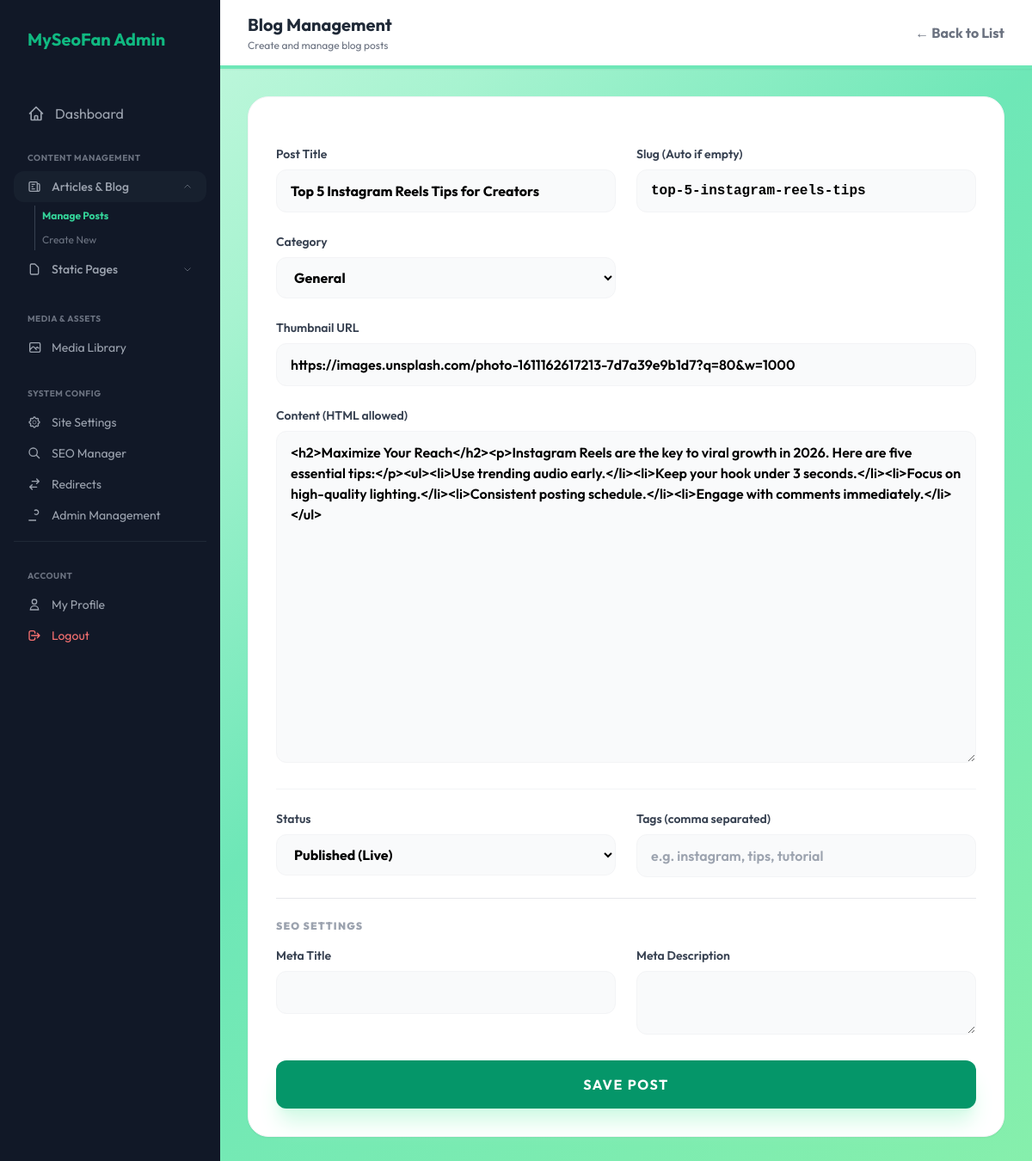
Page /admin/blog.php?action=edit&id=1 (signed in) on the earlier database version.
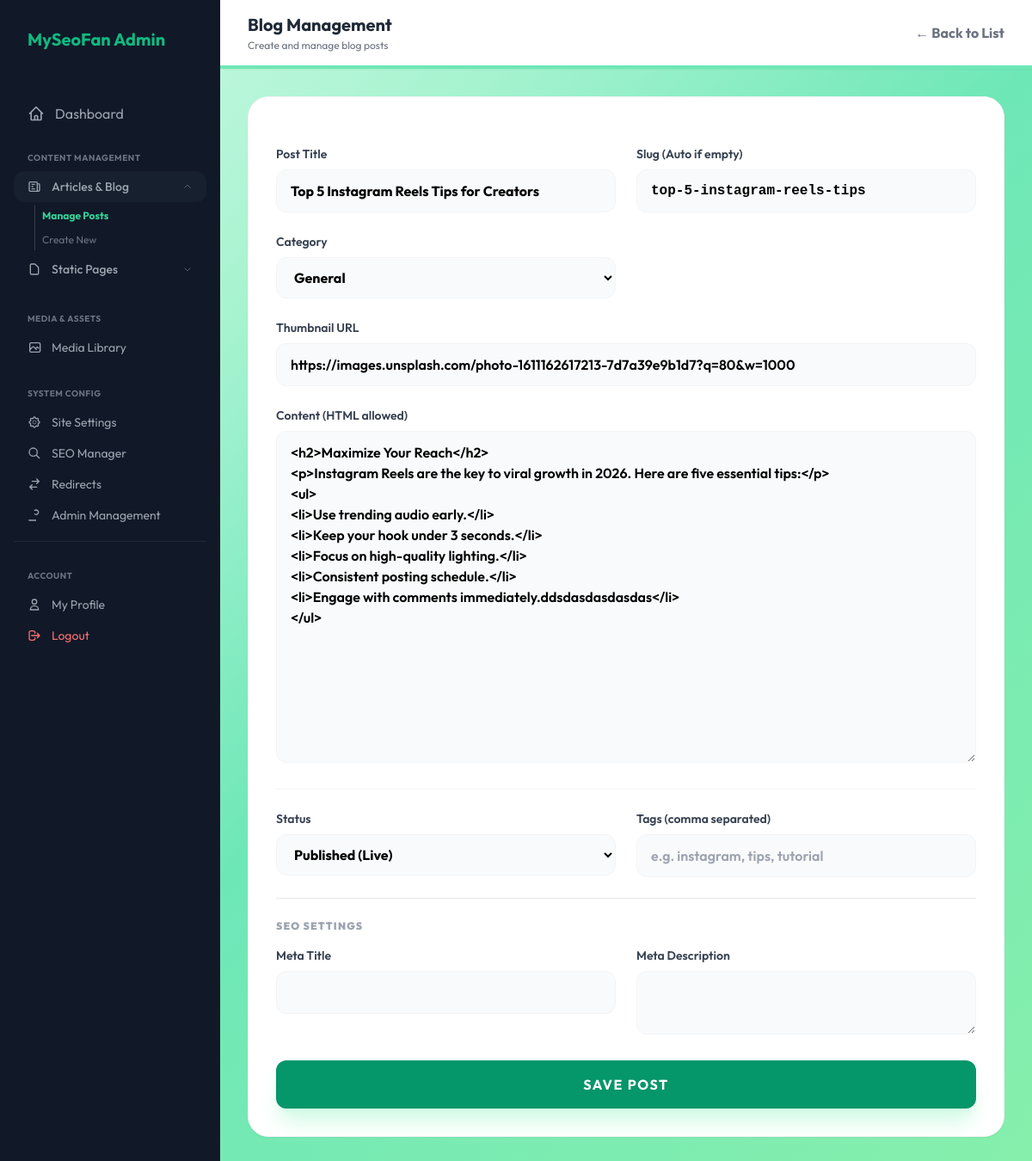
Same page on the later database version.
### tables this page shows
CREATE TABLE blog_posts (id INTEGER PRIMARY KEY AUTOINCREMENT, title TEXT, slug TEXT UNIQUE, content TEXT, thumbnail TEXT, lang_code TEXT DEFAULT 'en', meta_title TEXT, meta_description TEXT, created_at DATETIME DEFAULT CURRENT_TIMESTAMP, category TEXT DEFAULT 'General', translation_group TEXT, status TEXT DEFAULT 'published', tags TEXT DEFAULT '');

### admin/blog.php (the view, shortened to what the changed rows need)
<?php
require_once '../includes/db.php';
$action = $_GET['action'] ?? 'list';
$id = $_GET['id'] ?? null;
$_curr_lang = 'en';
$posts = [];
$current_post = null;
if ($action === 'list') {
    $stmt = $pdo->prepare("SELECT * FROM blog_posts WHERE lang_code = ? ORDER BY created_at DESC");
    $stmt->execute([$_curr_lang]);
    $posts = $stmt->fetchAll();
} elseif ($action === 'edit' && $id) {
    $stmt = $pdo->prepare("SELECT * FROM blog_posts WHERE id=?");
    $stmt->execute([$id]);
    $current_post = $stmt->fetch();
}
?>
<!DOCTYPE html>
<html lang="en">
<head>
    <script src="https://cdn.tailwindcss.com"></script>
</head>
<body class="flex">
    <?php include 'includes/sidebar.php'; ?>
    <main class="flex-1 min-h-screen">
        <div class="p-8">
            <?php if ($action === 'list'): ?>
                <div class="bg-white rounded-3xl shadow-sm border border-gray-100 overflow-hidden">
                    <table class="w-full text-left">
                        <thead class="bg-gray-50 border-b">
                            <tr>
                                <th class="px-8 py-4 text-xs font-black text-gray-400 uppercase tracking-widest">Title</th>
                                <th class="px-8 py-4 text-xs font-black text-gray-400 uppercase tracking-widest">Category
                                </th>
                                <th class="px-8 py-4 text-xs font-black text-gray-400 uppercase tracking-widest">Date</th>
                                <th class="px-8 py-4 text-xs font-black text-gray-400 uppercase tracking-widest text-right">
                                    Actions</th>
                            </tr>
                        </thead>
                        <tbody class="divide-y divide-gray-50">
                            <?php if (empty($posts)): ?>
                                <tr>
                                    <td colspan="4" class="px-8 py-12 text-center">
                                        <div class="text-gray-400 font-medium mb-4">No posts found.</div>
                                        <a href="?action=add" class="text-emerald-600 font-bold hover:underline">Create the
                                            first post →</a>
                                    </td>
                                </tr>
                            <?php endif; ?>
                            <?php foreach ($posts as $p): ?>
                                <tr>
                                    <td class="px-8 py-5">
                                        <div class="font-bold text-gray-800"><?php echo htmlspecialchars($p['title']); ?></div>
                                        <div class="text-[10px] text-gray-400 uppercase tracking-tighter">
                                            /blog/<?php echo htmlspecialchars($p['slug'] ?? ''); ?></div>
                                    </td>
                                    <td class="px-8 py-5 text-gray-500 text-sm">
                                        <span
                                            class="px-2 py-1 bg-gray-100 rounded-lg font-bold text-gray-600 text-[10px] uppercase"><?php echo htmlspecialchars($p['category'] ?? 'General'); ?></span>
                                    </td>
                                    <td class="px-8 py-5 text-gray-400 text-xs">
                                        <?php if (($p['status'] ?? 'published') === 'draft'): ?>
                                            <span
                                                class="bg-gray-200 text-gray-700 px-2 py-1 rounded text-[10px] font-bold uppercase tracking-wider mr-2">Draft</span>
                                        <?php else: ?>
                                            <span
                                                class="bg-emerald-100 text-emerald-700 px-2 py-1 rounded text-[10px] font-bold uppercase tracking-wider mr-2">Published</span>
                                        <?php endif; ?>
                                        <?php echo date('M d, Y', strtotime($p['created_at'])); ?>
                                    </td>
                                    <td class="px-8 py-5 text-right space-x-2">
                                        <a href="?action=edit&id=<?php echo $p['id']; ?>"
                                            class="text-emerald-600 hover:text-emerald-800 font-bold">Edit</a>
                                        <a href="?action=delete&id=<?php echo $p['id']; ?>" onclick="return confirm('Sure?')"
                                            class="text-red-400 hover:text-red-600 font-bold">Delete</a>
                                    </td>
                                </tr>
                            <?php endforeach; ?>
                        </tbody>
                    </table>
                </div>
            <?php else: ?>
                <div class="bg-white p-8 rounded-3xl shadow-sm border border-gray-100 max-w-4xl mx-auto">
                    <form action="?action=<?php echo $action; ?><?php echo $id ? '&id=' . $id : ''; ?>" method="POST"
                        class="space-y-6">
                        <div class="grid md:grid-cols-2 gap-6">
                            <div>
                                <label class="block text-sm font-semibold text-gray-700 mb-2">Post Title</label>
                                <input type="text" name="title"
                                    value="<?php echo htmlspecialchars($current_post['title'] ?? ''); ?>" required
                                    class="w-full px-4 py-3 rounded-xl border border-gray-100 bg-gray-50 focus:bg-white outline-none font-bold text-black">
                            </div>
                            <div>
                                <label class="block text-sm font-semibold text-gray-700 mb-2">Slug (Auto if empty)</label>
                                <input type="text" name="slug"
                                    value="<?php echo htmlspecialchars($current_post['slug'] ?? ''); ?>"
                                    class="w-full px-4 py-3 rounded-xl border border-gray-100 bg-gray-50 focus:bg-white outline-none font-mono font-semibold text-black">
                            </div>
                        </div>
                        <div class="grid md:grid-cols-2 gap-6">
                            <div>
                                <label class="block text-sm font-semibold text-gray-700 mb-2">Category</label>
                                <select name="category"
                                    class="w-full px-4 py-3 rounded-xl border border-gray-100 bg-gray-50 focus:bg-white outline-none font-bold text-black">
                                    <option value="General" <?php echo ($current_post['category'] ?? '') == 'General' ? 'selected' : ''; ?>>General</option>
                                </select>
                            </div>
                            <div class="md:col-span-2">
                                <label class="block text-sm font-semibold text-gray-700 mb-2">Thumbnail URL</label>
                                <input type="text" name="thumbnail"
                                    value="<?php echo htmlspecialchars($current_post['thumbnail'] ?? ''); ?>"
                                    class="w-full px-4 py-3 rounded-xl border border-gray-100 bg-gray-50 focus:bg-white outline-none font-semibold text-black">
                            </div>
                        </div>
                        <div>
                            <label class="block text-sm font-semibold text-gray-700 mb-2">Content (HTML allowed)</label>
                            <textarea name="content" rows="15" required
                                class="w-full px-4 py-3 rounded-xl border border-gray-100 bg-gray-50 outline-none font-semibold text-black"><?php echo htmlspecialchars($current_post['content'] ?? ''); ?></textarea>
                        </div>
                        <div class="grid md:grid-cols-2 gap-6 pt-6 border-t border-gray-100">
                            <div>
                                <label class="block text-sm font-semibold text-gray-700 mb-2">Status</label>
                                <select name="status"
                                    class="w-full px-4 py-3 rounded-xl border border-gray-100 bg-gray-50 focus:bg-white outline-none font-bold text-black">
                                    <option value="published" <?php echo ($current_post['status'] ?? 'published') === 'published' ? 'selected' : ''; ?>>Published (Live)</option>
                                </select>
                            </div>
                            <div>
                                <label class="block text-sm font-semibold text-gray-700 mb-2">Tags (comma separated)</label>
                                <input type="text" name="tags"
                                    value="<?php echo htmlspecialchars($current_post['tags'] ?? ''); ?>"
                                    placeholder="e.g. instagram, tips, tutorial"
                                    class="w-full px-4 py-3 rounded-xl border border-gray-100 bg-gray-50 focus:bg-white outline-none font-semibold text-black">
                            </div>
                        </div>
                        <div class="border-t pt-6">
                            <h4 class="font-black text-gray-400 uppercase tracking-widest text-xs mb-4">SEO Settings</h4>
                            <div class="grid md:grid-cols-2 gap-6">
                                <div>
                                    <label class="block text-sm font-semibold text-gray-700 mb-2">Meta Title</label>
                                    <input type="text" name="meta_title"
                                        value="<?php echo htmlspecialchars($current_post['meta_title'] ?? ''); ?>"
                                        class="w-full px-4 py-3 rounded-xl border border-gray-100 bg-gray-50 outline-none font-semibold text-black">
                                </div>
                                <div>
                                    <label class="block text-sm font-semibold text-gray-700 mb-2">Meta Description</label>
                                    <textarea name="meta_description" rows="2"
                                        class="w-full px-4 py-3 rounded-xl border border-gray-100 bg-gray-50 outline-none font-semibold text-black"><?php echo htmlspecialchars($current_post['meta_description'] ?? ''); ?></textarea>
                                </div>
                            </div>
                        </div>
                        <button type="submit"
                            class="w-full bg-emerald-600 text-white py-4 rounded-xl font-bold hover:bg-emerald-700 shadow-xl shadow-emerald-100 transition-all uppercase tracking-widest">Save
                            Post</button>
                    </form>
                </div>
            <?php endif; ?>
        </div>
    </main>
</body>
</html>

Differences in the rows shown:
changed blog_posts "Top 5 Instagram Reels Tips for Creators": content "<h2>Maximize Your Reach</h2><p>Instagram Reels are the key to viral growth in 2026. Here are five essential tips:</p><ul><li>Use trending audio early.</li><li>Keep your hook under 3 seconds.</li><li>Focus on high-quality lighting.</li><li>Consistent posting schedule.</li><li>Engage with comments immediately.</li></ul>" → "<h2>Maximize Your Reach</h2> <p>Instagram Reels are the key to viral growth in 2026. Here are five essential tips:</p> <ul> <li>Use trending audio early.</li> <li>Keep your hook under 3 seconds.</li> <li>Focus on high-quality lighting.</li> <li>Consistent posting schedule.</li> <li>Engage with comments immediately.ddsdasdasdasdas</li> </ul>"
